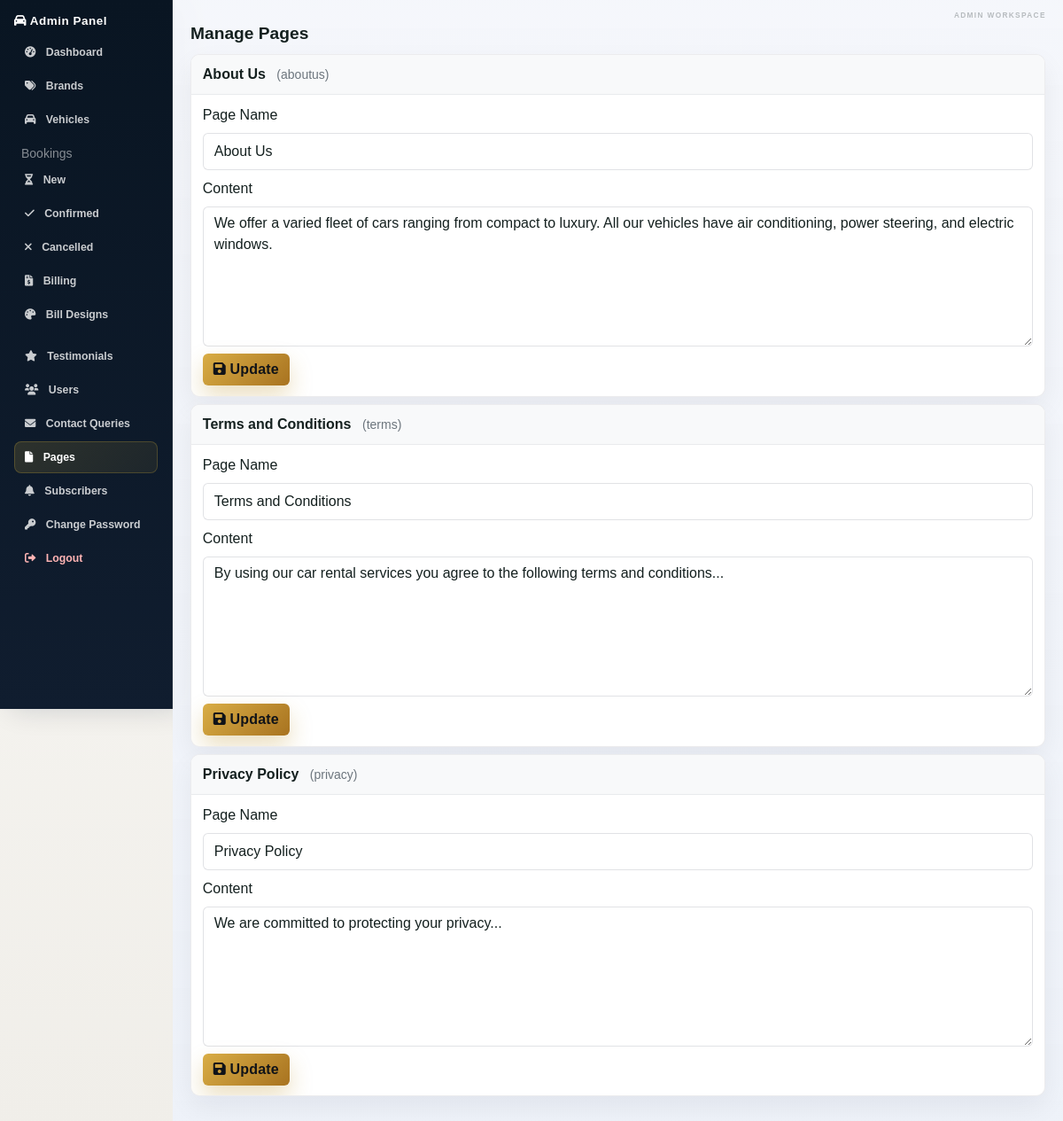
Page /admin/manage-pages.php (signed in) on the committed database.
### tables this page shows
CREATE TABLE tblpages (
  id INT(11) NOT NULL AUTO_INCREMENT,
  PageName VARCHAR(255) DEFAULT NULL,
  type VARCHAR(255) NOT NULL,
  detail TEXT NOT NULL,
  PRIMARY KEY (id)
);

### admin/manage-pages.php (the view, shortened to what this page needs)
<?php
require_once '../includes/functions.php';
$pages = $conn->query("SELECT * FROM tblpages ORDER BY id ASC")->fetch_all(MYSQLI_ASSOC);
?>
<!DOCTYPE html><html><head>
<link href="https://cdn.jsdelivr.net/npm/bootstrap@5.1.3/dist/css/bootstrap.min.css" rel="stylesheet">
<link rel="stylesheet" href="https://cdnjs.cloudflare.com/ajax/libs/font-awesome/6.0.0/css/all.min.css">
<link rel="stylesheet" href="../assets/css/style.css">
</head><body>
<?php include 'includes/sidebar.php'; ?>
<div class="admin-content">
  <h1 class="mb-4">Manage Pages</h1>
  <?php foreach ($pages as $p): ?>
    <div class="card mb-3">
      <div class="card-header bg-light">
        <strong><?= htmlspecialchars($p['PageName']) ?></strong>
        <span class="text-muted small ms-2">(<?= htmlspecialchars($p['type']) ?>)</span>
      </div>
      <div class="card-body">
        <form method="post">
          <div class="mb-3">
            <label class="form-label">Page Name</label>
            <input name="page_name" class="form-control" value="<?= htmlspecialchars($p['PageName']) ?>">
          </div>
          <div class="mb-3">
            <label class="form-label">Content</label>
            <textarea name="detail" rows="6" class="form-control"><?= htmlspecialchars($p['detail']) ?></textarea>
          </div>
          <button class="btn btn-primary"><i class="fas fa-save"></i> Update</button>
        </form>
      </div>
    </div>
  <?php endforeach; ?>
</div>
</body></html>

### assets/css/style.css (style rules this page uses)
:root { --bg: #f4f6fb; --panel: #ffffff; --panel-soft: #f8f9fc; --panel-dark: #0d1726; --panel-dark-2: #101d2f; --text: #111827; --muted: #6b7280; --primary: #d4af37; --primary-strong: #b88d1d; --primary-soft: rgba(212, 175, 55, 0.12); --line: rgba(15, 23, 42, 0.08); --success: #1f9d72; --shadow-lg: 0 22px 55px rgba(15, 23, 42, 0.18); --shadow-md: 0 16px 38px rgba(15, 23, 42, 0.12); --radius-xl: 24px; --radius-lg: 18px; --radius-md: 12px; }
* { box-sizing: border-box; }
html { scroll-behavior: smooth; }
body { font-family: 'Segoe UI', Tahoma, Geneva, Verdana, sans-serif; background: radial-gradient(circle at top left, rgba(212, 175, 55, 0.14), transparent 32%), linear-gradient(180deg, #f7f8fc 0%, #eef2f9 100%); color: var(--text); min-height: 100vh; }
h1, h2, h3, h4, h5, h6 { color: var(--text); letter-spacing: -0.02em; }
.card { border: 1px solid var(--line); border-radius: var(--radius-lg); background: var(--panel); box-shadow: 0 12px 30px rgba(15, 23, 42, 0.06); transition: transform 0.25s ease, box-shadow 0.25s ease, border-color 0.25s ease; overflow: hidden; }
.card-body { padding: 1.25rem; }
.btn { border-radius: 12px; font-weight: 700; letter-spacing: 0.01em; transition: transform 0.2s ease, box-shadow 0.2s ease, opacity 0.2s ease; }
.btn-primary { background: linear-gradient(135deg, var(--primary) 0%, var(--primary-strong) 100%); border: none; color: #101318; box-shadow: 0 12px 26px rgba(184, 141, 29, 0.28); }
.form-control, .form-select, .input-group-text { min-height: 48px; border-radius: 12px; border-color: rgba(15, 23, 42, 0.12); background: #fff; color: var(--text); box-shadow: none; }
.admin-content { margin-left: 195px; min-height: 100vh; padding: 0.7rem 0.8rem 1rem; background: linear-gradient(180deg, rgba(244, 246, 251, 0.92), rgba(238, 242, 249, 1)); }
.admin-content h1 { font-size: clamp(1.2rem, 1.5vw, 1.6rem); font-weight: 800; margin-bottom: 0.6rem; }
.admin-content .card { border-radius: 10px; }
.admin-content .card-header { padding: 0.6rem 0.8rem; }
.admin-content .card-body { padding: 0.7rem; }
:root { --bg: #f5f3ef; --text: #14201f; --muted: #68716e; --primary: #d9ad45; --primary-strong: #a87320; --primary-soft: rgba(217, 173, 69, 0.14); --radius-xl: 18px; --radius-lg: 10px; --radius-md: 6px; }
body { font-family: 'DM Sans', sans-serif; background: linear-gradient(180deg, #faf9f6 0%, #f0eee9 100%); }
h1, h2, h3, h4, h5, h6 { font-family: 'Space Grotesk', sans-serif; letter-spacing: 0; }
.mb-4 { margin-bottom: 0.75rem !important; }
.mb-3 { margin-bottom: 0.55rem !important; }
.hero-section .card-body, .card-body { padding: 0.75rem; }
.form-control, .form-select, .input-group-text { min-height: 42px; }
.admin-content { padding: 1.5rem 1.25rem 1.75rem; }
.admin-content h1 { margin-bottom: 1rem; }
.card, .btn, .form-control, .form-select, .input-group-text { border-radius: 6px; }
.admin-content { position: relative; }
.admin-content::before { position: absolute; content: "ADMIN WORKSPACE"; top: 0.7rem; right: 1.2rem; color: rgba(20,32,31,0.28); font-size: 0.52rem; font-weight: 700; letter-spacing: 0.16em; }
.admin-content h1 { padding-top: 0.15rem; }
.admin-content .card { margin-bottom: 0.7rem; }
.admin-content .card-header { border-bottom-color: rgba(15,23,42,0.06); background: #fff; padding: 0.6rem 0.8rem; }
.admin-content .card-body { padding: 0.7rem 0.8rem; }

### rows in the picture
tblpages: PageName "About Us", type "aboutus", page_name "About Us", detail "We offer a varied fleet of cars ranging from compact to luxury. All our vehicles have air conditioning, power steering, and electric windows."
tblpages: PageName "Terms and Conditions", type "terms", page_name "Terms and Conditions", detail "By using our car rental services you agree to the following terms and conditions..."
tblpages: PageName "Privacy Policy", type "privacy", page_name "Privacy Policy", detail "We are committed to protecting your privacy..."
